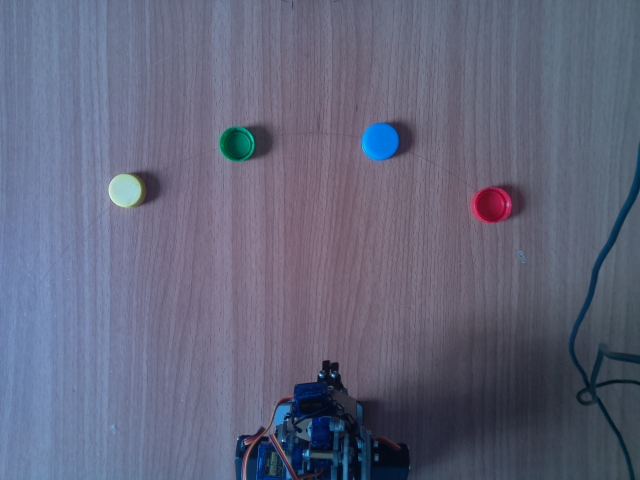
#> input picture image.jpg, 640 x 480 px, given in place of the camera
$ python circle_detect_static.py
#> lines starting #> are read from the running program, lines starting #| are printed output that depends on the picture; after the words box and inside, x2 and y2 are one past the last pixel; in counts of white or black regions, pixels touching at a corner belong together
import cv2
import numpy as np

# set color ranges for red, green, blue, and yellow
lower = {'red': (0, 50, 50), 'green': (36, 50, 50),
         'blue': (100, 50, 50), 'yellow': (22, 50, 50)}
upper = {'red': (10, 255, 255), 'green': (86, 255, 255),
         'blue': (130, 255, 255), 'yellow': (40, 255, 255)}
colors = {'red': (0, 0, 255), 'green': (0, 255, 0),
          'blue': (255, 0, 0), 'yellow': (0, 255, 217)}

# open the default camera
cap = cv2.VideoCapture(0)

while True:
    # read frame from camera
    ret, frame = cap.read()
#> frame is the input picture: shape (480, 640, 3); mean B, G, R 123.3, 101.4, 98.3

    # convert frame to HSV format
    hsv = cv2.cvtColor(frame, cv2.COLOR_BGR2HSV)
#> hsv: shape (480, 640, 3); mean H, S, V 121, 62.8, 123.8

    detected_colors = []  # initialize list to store detected colors

    # loop through each color and detect corresponding circles
    for color_name, color_code in colors.items():
        mask = cv2.inRange(hsv, lower[color_name], upper[color_name])
        contours, _ = cv2.findContours(
            mask, cv2.RETR_EXTERNAL, cv2.CHAIN_APPROX_SIMPLE)
        for contour in contours:
            # detect circle by fitting contour to a minimum enclosing circle
            (x, y), radius = cv2.minEnclosingCircle(contour)
            if radius > 10:
                # draw circle around the detected object
                cv2.circle(frame, (int(x), int(y)), int(radius), color_code, 2)
                # add detected color to list
                detected_colors.append(color_name)
#> this loop made 4 passes
#> contours on pass 1: 12 contours, all with area under 20
#> pass 1, `mask = cv2.inRange(hsv, lower[color_name], upper[color_name])`:
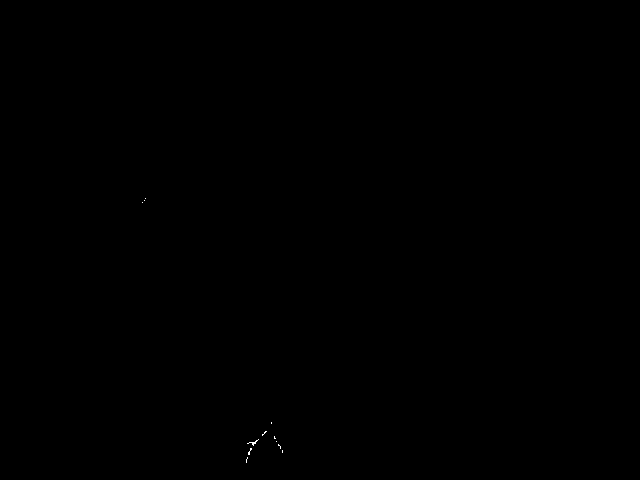
#> mask: shape (480, 640); 0.02% white in thin lines or dots, all inside (x1, y1, x2, y2) = (142, 198, 283, 463)
#> pass 2, `mask = cv2.inRange(hsv, lower[color_name], upper[color_name])`:
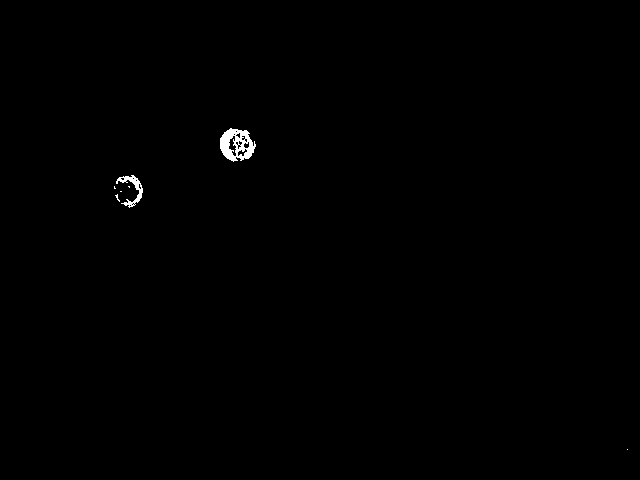
#> mask: shape (480, 640); 0.33% white; 7 white regions (5 under 20 px), largest, box (x1, y1, x2, y2) and area: (220, 128, 256, 162) 712, (116, 175, 143, 208) 271
#> pass 3, `mask = cv2.inRange(hsv, lower[color_name], upper[color_name])`:
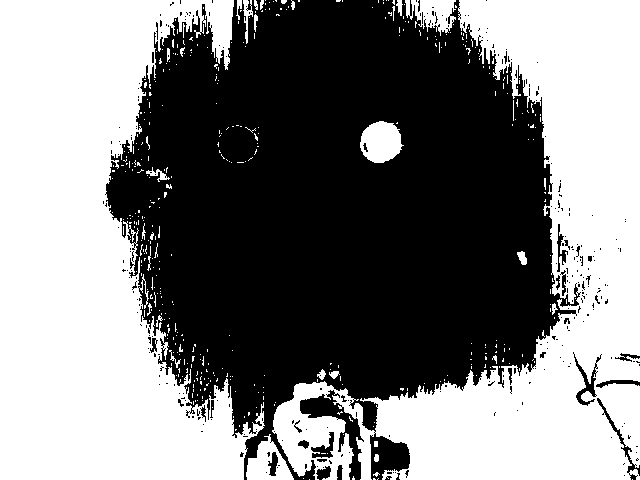
#> mask: shape (480, 640); 50.2% white; 304 black regions (274 under 20 px), largest, box (x1, y1, x2, y2) and area: (105, 0, 581, 480) 148134, (300, 390, 364, 480) 1523, (573, 352, 602, 406) 378
#> after the loop:
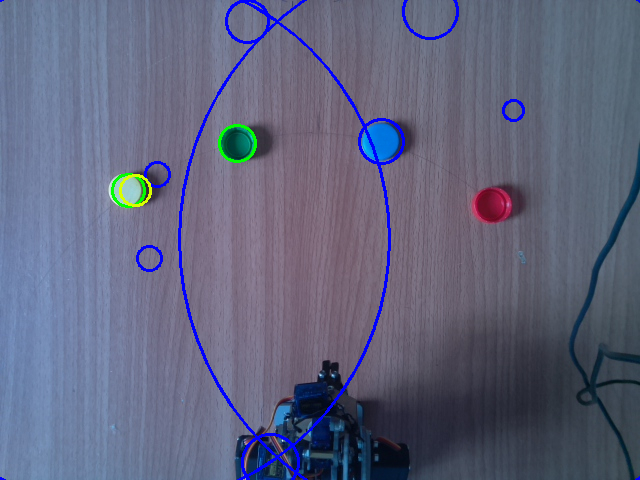
#> frame: shape (480, 640, 3); 2.06% of pixels changed, all inside (x1, y1, x2, y2) = (0, 0, 640, 480)
#> after the loop: mask: shape (480, 640); 0.03% white; 1 white region, box (x1, y1, x2, y2) and area: (133, 175, 146, 206) 100
#> after the loop, detected_colors = ['green', 'green', 'blue', 'blue', 'blue', 'blue', 'blue', 'blue', 'blue', 'blue', 'blue', 'yellow']

    # display live image with detected circles
    cv2.imshow('Live Detection', frame)

    # wait for user to press key
    key = cv2.waitKey(1)
#> (key q is pressed here)
    if key == ord('q'):
        break

# release the camera and destroy all windows
cap.release()
cv2.destroyAllWindows()

# print detected colors as array
print(detected_colors)
#| ['green', 'green', 'blue', 'blue', 'blue', 'blue', 'blue', 'blue', 'blue', 'blue', 'blue', 'yellow']
